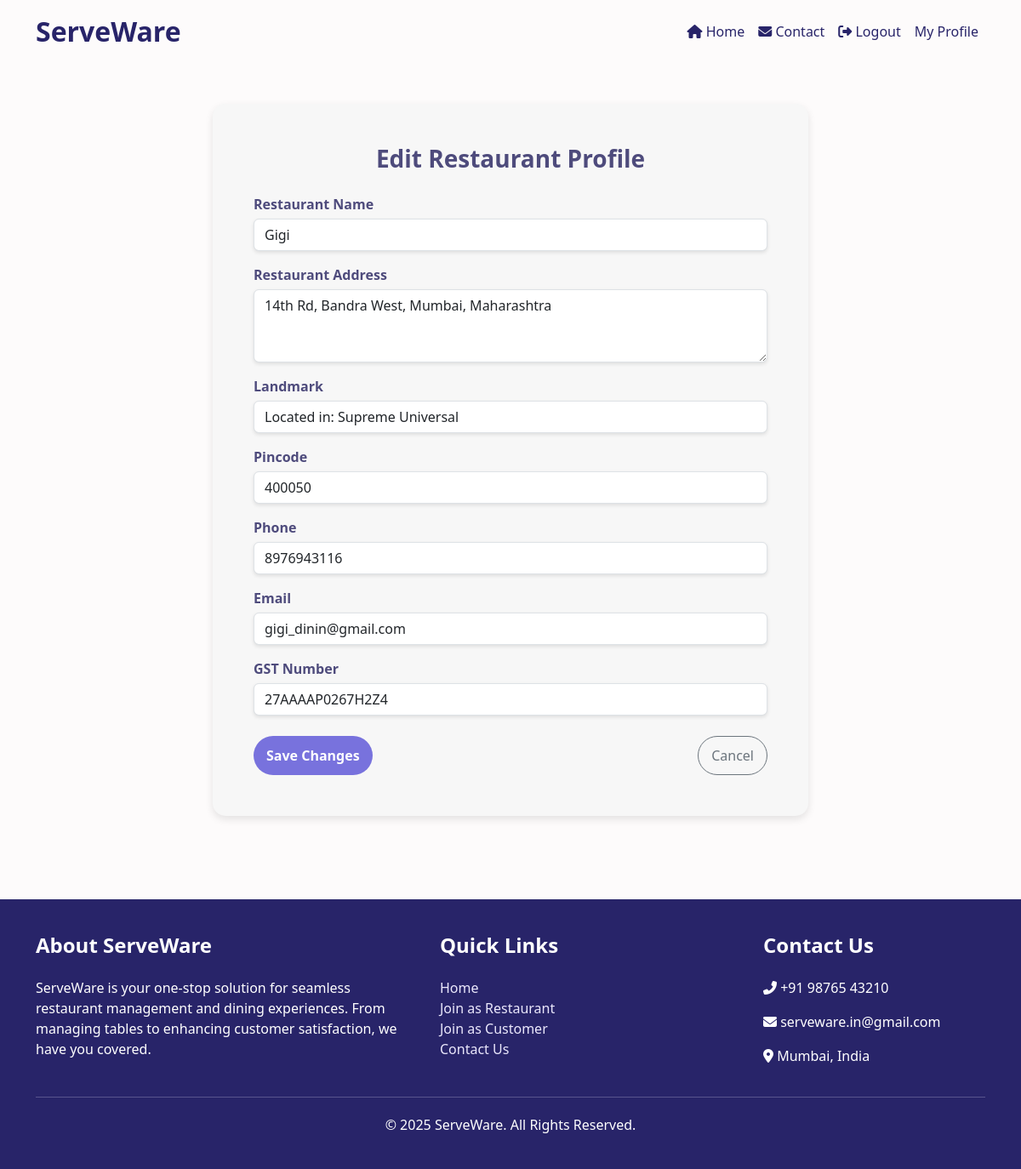
Screenshot of /restaurant/profile/edit/ (signed in) with the database file from the repository.
### accounts/models.py (models this page shows, shortened)
class Restaurant(models.Model):
    restaurant_admin = models.OneToOneField(settings.AUTH_USER_MODEL, on_delete=models.CASCADE, related_name='restaurant')
    restaurant_name = models.CharField(max_length=255)
    restaurant_address = models.TextField()
    restaurant_landmark = models.CharField(max_length=255, null=True, blank=True)
    restaurant_pincode = models.CharField(
        max_length=6,
        validators=[RegexValidator(regex=r'^\d{6}$', message='Pincode must be exactly 6 digits')]
    )
    phone = models.CharField(
        max_length=10,
        validators=[RegexValidator(regex=r'^\d{10}$', message='Phone number must be of 10 digits')]
    )
    email = models.EmailField(unique=True)
    gst_number = models.CharField(max_length=20, unique=True, null=True, blank=True)
    qr_code = models.CharField(max_length=10, unique=True, default=generate_unique_code) ###

### restaurant/views.py (the view)
# urls.py: path('profile/edit/', views.restaurant_profile_edit, name='restaurant_profile_edit'),
@login_required
def restaurant_profile_edit(request):
    restaurant = get_object_or_404(Restaurant, restaurant_admin=request.user)
    if request.method == 'POST':
        form = RestaurantProfileForm(request.POST, instance=restaurant)
        if form.is_valid():
            form.save()
            messages.success(request, "Your profile has been updated successfully.")
            return redirect('restaurant:restaurant_profile_view')
    else:
        form = RestaurantProfileForm(instance=restaurant)
    return render(request, 'restaurant/profile_edit.html', {'form': form})

### restaurant/forms.py
class RestaurantProfileForm(forms.ModelForm):
    class Meta:
        model = Restaurant
        fields = [
            'restaurant_name',
            'restaurant_address',
            'restaurant_landmark',
            'restaurant_pincode',
            'phone',
            'email',
            'gst_number',
        ]
        widgets = {
            'restaurant_address': forms.Textarea(attrs={'rows': 3}),
        }

### restaurant/templates/restaurant/profile_edit.html (shortened to what this page needs)
{% extends 'base.html' %}
{% block content %}
<div class="container mt-5">
    <div class="p-5" style="background-color: #f7f7f7; border-radius: 15px; max-width: 700px; margin: 0 auto; box-shadow: 0 4px 10px rgba(0, 0, 0, 0.1);">
        <h3 class="text-center mb-4" style="color: #4e4b7c; font-weight: bold; font-size: 28px;">Edit Restaurant Profile</h3>
        <form method="post">
            <div class="mb-3">
                <label for="id_restaurant_name" style="font-weight: bold; color: #4e4b7c;">Restaurant Name</label>
                <input type="text" id="id_restaurant_name" name="restaurant_name" class="form-control" value="{{ form.restaurant_name.value }}">
            </div>
            <div class="mb-3">
                <label for="id_restaurant_address" style="font-weight: bold; color: #4e4b7c;">Restaurant Address</label>
                <textarea id="id_restaurant_address" name="restaurant_address" class="form-control" rows="3">{{ form.restaurant_address.value }}</textarea>
            </div>
            <div class="mb-3">
                <label for="id_restaurant_landmark" style="font-weight: bold; color: #4e4b7c;">Landmark</label>
                <input type="text" id="id_restaurant_landmark" name="restaurant_landmark" class="form-control" value="{{ form.restaurant_landmark.value }}">
            </div>
            <div class="mb-3">
                <label for="id_restaurant_pincode" style="font-weight: bold; color: #4e4b7c;">Pincode</label>
                <input type="text" id="id_restaurant_pincode" name="restaurant_pincode" class="form-control" value="{{ form.restaurant_pincode.value }}">
            </div>
            <div class="mb-3">
                <label for="id_phone" style="font-weight: bold; color: #4e4b7c;">Phone</label>
                <input type="text" id="id_phone" name="phone" class="form-control" value="{{ form.phone.value }}">
            </div>
            <div class="mb-3">
                <label for="id_email" style="font-weight: bold; color: #4e4b7c;">Email</label>
                <input type="email" id="id_email" name="email" class="form-control" value="{{ form.email.value }}">
            </div>
            <div class="mb-3">
                <label for="id_gst_number" style="font-weight: bold; color: #4e4b7c;">GST Number</label>
                <input type="text" id="id_gst_number" name="gst_number" class="form-control" value="{{ form.gst_number.value }}">
            </div>
            <div class="d-flex justify-content-between mt-4">
                <button type="submit" class="btn btn-primary" style="background-color: #7872dd; border: none; font-weight: bold; padding: 10px 15px; border-radius: 25px; transition: background-color 0.3s;">Save Changes</button>
                <a href="{% url 'restaurant:restaurant_profile_view' %}" class="btn btn-outline-secondary" style="border-radius: 25px; padding: 10px 15px;">Cancel</a>
            </div>
        </form>
    </div>
    <br> <br>
</div>
{% endblock %}

### templates/base.html (style rules this page uses)
body { background-color: #fdfbfb; }

### restaurant/templates/restaurant/profile_edit.html (style rules this page uses)
input, select, textarea { width: 100%; padding: 10px; border: 1px solid #ddd; border-radius: 8px; font-size: 16px; margin-top: 5px; box-shadow: 0 2px 4px rgba(0, 0, 0, 0.1); transition: border-color 0.3s, box-shadow 0.3s; }

### rows the page displays
Restaurant: restaurant_name "Gigi", restaurant_address "14th Rd, Bandra West, Mumbai, Maharashtra", restaurant_landmark "Located in: Supreme Universal", restaurant_pincode "400050", phone "8976943116", email "gigi_dinin@gmail.com", gst_number "27AAAAP0267H2Z4"
